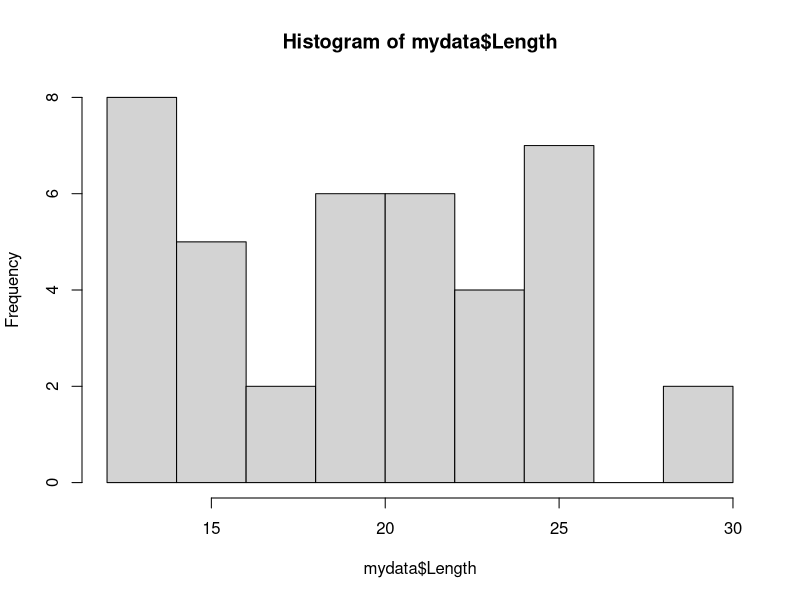
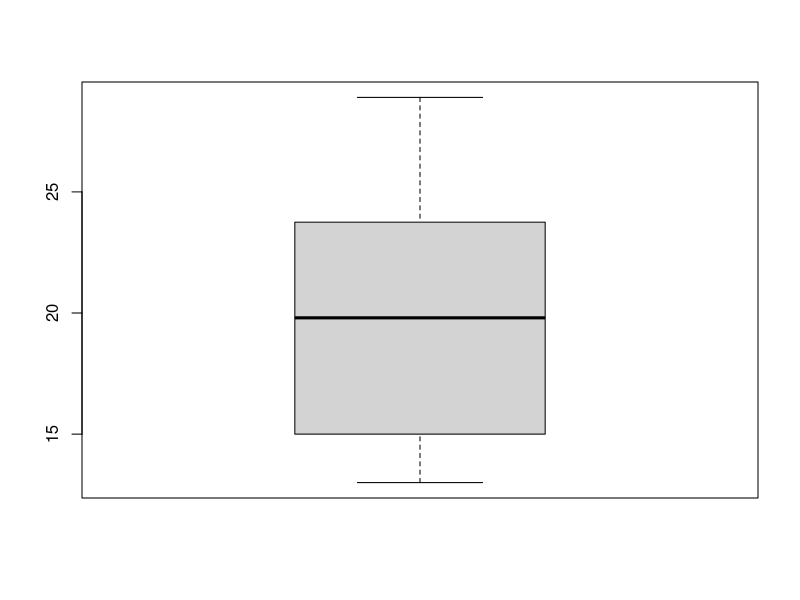
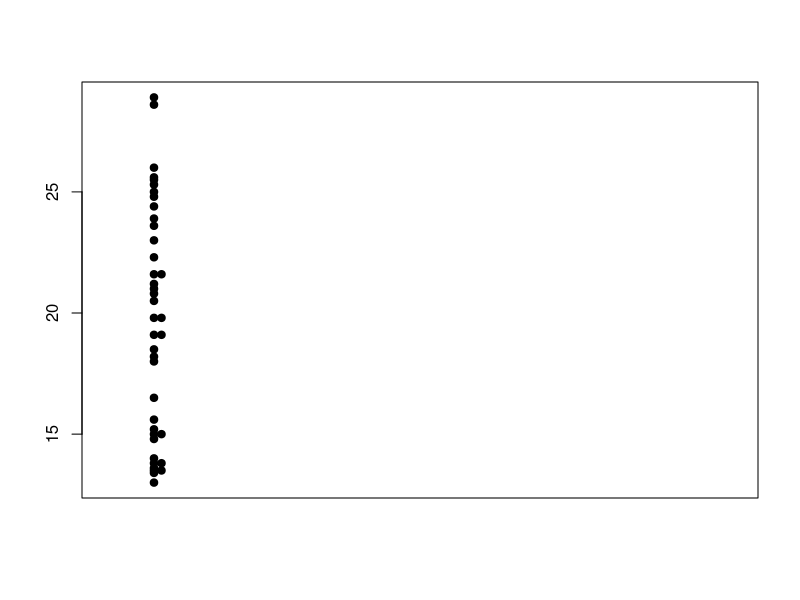
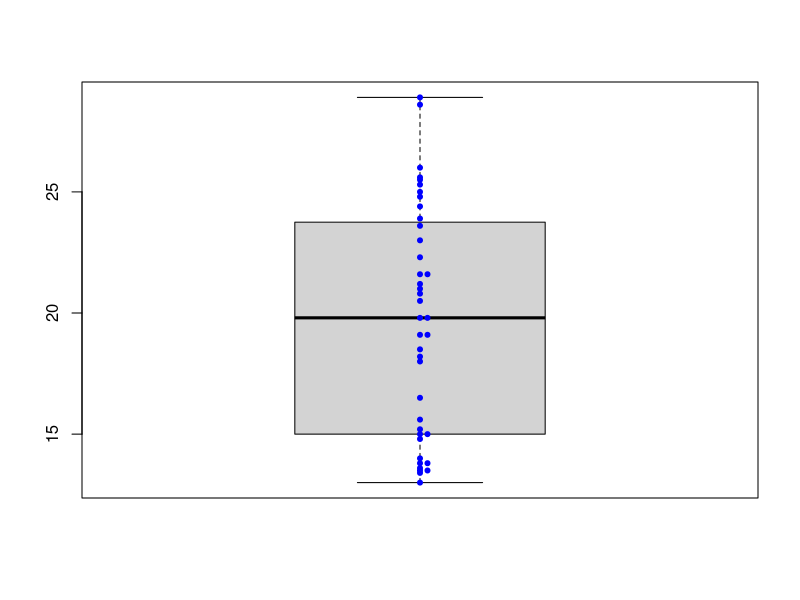

Write R code to recreate these figures, in order.
#How to make histograms, boxplots, and density plots in R
#We'll use the Snail Data from the Intro to R module

#Clear the environment
rm(list=ls())


#Load the data
mydata <- read.csv("Data/SnailData.csv")

#To make a histogram
hist(mydata$Length)

#To make a boxplot
boxplot(mydata$Length)

#To make a dotplot
stripchart(mydata$Length, vertical=TRUE, method="stack", offset=0.5, at=.15, pch=19)

#or to make a boxplot that also shows all the points
boxplot(mydata$Length)
stripchart(mydata$Length, vertical = TRUE, method="stack", offset=0.5, add = TRUE, pch = 20, col = 'blue')

